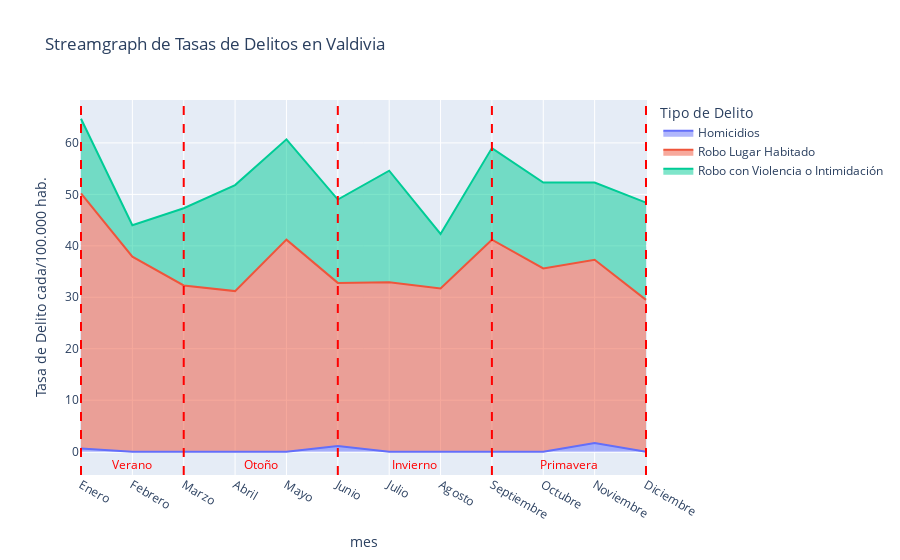
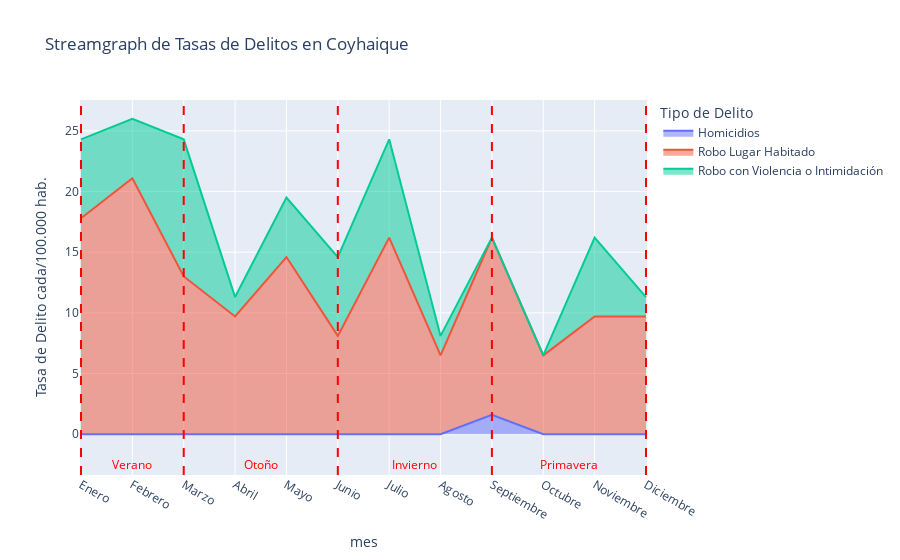
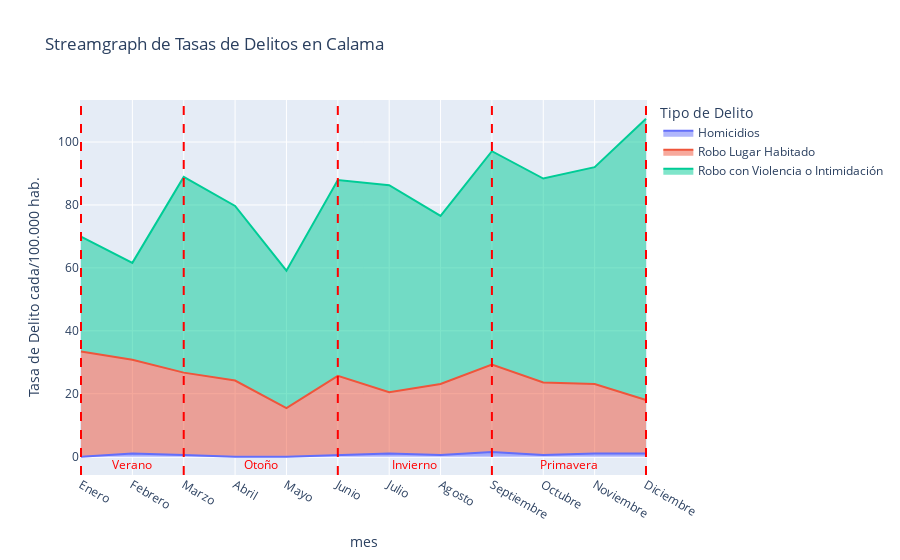

The cell these charts' notebook holds for them, in order:
### Code cell
import pandas as pd
import plotly.express as px
import plotly.graph_objects as go

# Definir el orden de los meses
orden_meses = ["Enero", "Febrero", "Marzo", "Abril", "Mayo", "Junio", "Julio", "Agosto", "Septiembre", "Octubre", "Noviembre", "Diciembre"]

#ciudades actuales
comunas = ["Valdivia", "Coyhaique", "Calama", "Valparaiso"]

for comuna in comunas:
    # Cargar datos desde el archivo Excel
    archivo_excel = f"./{comuna}.xlsx"  # Reemplaza con la ruta correcta de tu archivo Excel
    df = pd.read_excel(archivo_excel)

    df = df.sort_values("mes")

    levantarStream(df, orden_meses, comuna)

### Figure 1 — Plotly figure (JSON) as saved in the notebook; plotly's stock layout.template omitted (floating-point values rounded to 4 significant figures)
{"data": [{"fillpattern": {"shape": ""}, "hovertemplate": "Tipo de Delito=Homicidios<br>mes=%{x}<br>Tasa de Delito cada/100.000 hab.=%{y}<extra></extra>", "legendgroup": "Homicidios", "line": {"color": "#636efa"}, "marker": {"symbol": "circle"}, "mode": "lines", "name": "Homicidios", "orientation": "v", "showlegend": true, "stackgroup": "1", "type": "scatter", "x": ["Abril", "Agosto", "Diciembre", "Enero", "Febrero", "Julio", "Junio", "Marzo", "Mayo", "Noviembre", "Octubre", "Septiembre"], "xaxis": "x", "y": [0, 0, 0, 0.6, 0, 0, 1.1, 0, 0, 1.7, 0, 0], "yaxis": "y"}, {"fillpattern": {"shape": ""}, "hovertemplate": "Tipo de Delito=Robo Lugar Habitado<br>mes=%{x}<br>Tasa de Delito cada/100.000 hab.=%{y}<extra></extra>", "legendgroup": "Robo Lugar Habitado", "line": {"color": "#EF553B"}, "marker": {"symbol": "circle"}, "mode": "lines", "name": "Robo Lugar Habitado", "orientation": "v", "showlegend": true, "stackgroup": "1", "type": "scatter", "x": ["Abril", "Agosto", "Diciembre", "Enero", "Febrero", "Julio", "Junio", "Marzo", "Mayo", "Noviembre", "Octubre", "Septiembre"], "xaxis": "x", "y": [31.2, 31.7, 29.5, 49.6, 37.9, 32.9, 31.7, 32.3, 41.2, 35.6, 35.6, 41.2], "yaxis": "y"}, {"fillpattern": {"shape": ""}, "hovertemplate": "Tipo de Delito=Robo con Violencia o Intimidación<br>mes=%{x}<br>Tasa de Delito cada/100.000 hab.=%{y}<extra></extra>", "legendgroup": "Robo con Violencia o Intimidación", "line": {"color": "#00cc96"}, "marker": {"symbol": "circle"}, "mode": "lines", "name": "Robo con Violencia o Intimidación", "orientation": "v", "showlegend": true, "stackgroup": "1", "type": "scatter", "x": ["Abril", "Agosto", "Diciembre", "Enero", "Febrero", "Julio", "Junio", "Marzo", "Mayo", "Noviembre", "Octubre", "Septiembre"], "xaxis": "x", "y": [20.6, 10.6, 18.9, 14.5, 6.1, 21.7, 16.2, 15, 19.5, 15, 16.7, 17.8], "yaxis": "y"}], "layout": {"annotations": [{"font": {"color": "red"}, "showarrow": false, "text": "Verano", "x": "Febrero", "y": -2.5}, {"font": {"color": "red"}, "showarrow": false, "text": "Otoño", "x": 3.5, "y": -2.5}, {"font": {"color": "red"}, "showarrow": false, "text": "Invierno", "x": 6.5, "y": -2.5}, {"font": {"color": "red"}, "showarrow": false, "text": "Primavera", "x": 9.5, "y": -2.5}], "autosize": true, "legend": {"title": {"text": "Tipo de Delito"}, "tracegroupgap": 0}, "shapes": [{"line": {"color": "red", "dash": "dash", "width": 2}, "type": "line", "x0": "Enero", "x1": "Enero", "xref": "x", "y0": 0, "y1": 1, "yref": "paper"}, {"line": {"color": "red", "dash": "dash", "width": 2}, "type": "line", "x0": "Marzo", "x1": "Marzo", "xref": "x", "y0": 0, "y1": 1, "yref": "paper"}, {"line": {"color": "red", "dash": "dash", "width": 2}, "type": "line", "x0": "Junio", "x1": "Junio", "xref": "x", "y0": 0, "y1": 1, "yref": "paper"}, {"line": {"color": "red", "dash": "dash", "width": 2}, "type": "line", "x0": "Septiembre", "x1": "Septiembre", "xref": "x", "y0": 0, "y1": 1, "yref": "paper"}, {"line": {"color": "red", "dash": "dash", "width": 2}, "type": "line", "x0": "Diciembre", "x1": "Diciembre", "xref": "x", "y0": 0, "y1": 1, "yref": "paper"}], "title": {"text": "Streamgraph de Tasas de Delitos en Valdivia"}, "xaxis": {"anchor": "y", "autorange": true, "categoryarray": ["Enero", "Febrero", "Marzo", "Abril", "Mayo", "Junio", "Julio", "Agosto", "Septiembre", "Octubre", "Noviembre", "Diciembre"], "categoryorder": "array", "domain": [0, 1], "range": [-0.01477, 11.01], "title": {"text": "mes"}, "type": "category"}, "yaxis": {"anchor": "x", "autorange": true, "domain": [0, 1], "range": [-6.453, 68.44], "title": {"text": "Tasa de Delito cada/100.000 hab."}, "type": "linear"}}}

### Figure 2 — Plotly figure (JSON) as saved in the notebook; plotly's stock layout.template omitted (floating-point values rounded to 4 significant figures)
{"data": [{"fillpattern": {"shape": ""}, "hovertemplate": "Tipo de Delito=Homicidios<br>mes=%{x}<br>Tasa de Delito cada/100.000 hab.=%{y}<extra></extra>", "legendgroup": "Homicidios", "line": {"color": "#636efa"}, "marker": {"symbol": "circle"}, "mode": "lines", "name": "Homicidios", "orientation": "v", "showlegend": true, "stackgroup": "1", "type": "scatter", "x": ["Abril", "Agosto", "Diciembre", "Enero", "Febrero", "Julio", "Junio", "Marzo", "Mayo", "Noviembre", "Octubre", "Septiembre"], "xaxis": "x", "y": [0, 0, 0, 0, 0, 0, 0, 0, 0, 0, 0, 1.6], "yaxis": "y"}, {"fillpattern": {"shape": ""}, "hovertemplate": "Tipo de Delito=Robo Lugar Habitado<br>mes=%{x}<br>Tasa de Delito cada/100.000 hab.=%{y}<extra></extra>", "legendgroup": "Robo Lugar Habitado", "line": {"color": "#EF553B"}, "marker": {"symbol": "circle"}, "mode": "lines", "name": "Robo Lugar Habitado", "orientation": "v", "showlegend": true, "stackgroup": "1", "type": "scatter", "x": ["Abril", "Agosto", "Diciembre", "Enero", "Febrero", "Julio", "Junio", "Marzo", "Mayo", "Noviembre", "Octubre", "Septiembre"], "xaxis": "x", "y": [9.7, 6.5, 9.7, 17.8, 21.1, 16.2, 8.1, 13, 14.6, 9.7, 6.5, 14.6], "yaxis": "y"}, {"fillpattern": {"shape": ""}, "hovertemplate": "Tipo de Delito=Robo con Violencia o Intimidación<br>mes=%{x}<br>Tasa de Delito cada/100.000 hab.=%{y}<extra></extra>", "legendgroup": "Robo con Violencia o Intimidación", "line": {"color": "#00cc96"}, "marker": {"symbol": "circle"}, "mode": "lines", "name": "Robo con Violencia o Intimidación", "orientation": "v", "showlegend": true, "stackgroup": "1", "type": "scatter", "x": ["Abril", "Agosto", "Diciembre", "Enero", "Febrero", "Julio", "Junio", "Marzo", "Mayo", "Noviembre", "Octubre", "Septiembre"], "xaxis": "x", "y": [1.6, 1.6, 1.6, 6.5, 4.9, 8.1, 6.5, 11.3, 4.9, 6.5, 0, 0], "yaxis": "y"}], "layout": {"annotations": [{"font": {"color": "red"}, "showarrow": false, "text": "Verano", "x": "Febrero", "y": -2.5}, {"font": {"color": "red"}, "showarrow": false, "text": "Otoño", "x": 3.5, "y": -2.5}, {"font": {"color": "red"}, "showarrow": false, "text": "Invierno", "x": 6.5, "y": -2.5}, {"font": {"color": "red"}, "showarrow": false, "text": "Primavera", "x": 9.5, "y": -2.5}], "autosize": true, "legend": {"title": {"text": "Tipo de Delito"}, "tracegroupgap": 0}, "shapes": [{"line": {"color": "red", "dash": "dash", "width": 2}, "type": "line", "x0": "Enero", "x1": "Enero", "xref": "x", "y0": 0, "y1": 1, "yref": "paper"}, {"line": {"color": "red", "dash": "dash", "width": 2}, "type": "line", "x0": "Marzo", "x1": "Marzo", "xref": "x", "y0": 0, "y1": 1, "yref": "paper"}, {"line": {"color": "red", "dash": "dash", "width": 2}, "type": "line", "x0": "Junio", "x1": "Junio", "xref": "x", "y0": 0, "y1": 1, "yref": "paper"}, {"line": {"color": "red", "dash": "dash", "width": 2}, "type": "line", "x0": "Septiembre", "x1": "Septiembre", "xref": "x", "y0": 0, "y1": 1, "yref": "paper"}, {"line": {"color": "red", "dash": "dash", "width": 2}, "type": "line", "x0": "Diciembre", "x1": "Diciembre", "xref": "x", "y0": 0, "y1": 1, "yref": "paper"}], "title": {"text": "Streamgraph de Tasas de Delitos en Coyhaique"}, "xaxis": {"anchor": "y", "autorange": true, "categoryarray": ["Enero", "Febrero", "Marzo", "Abril", "Mayo", "Junio", "Julio", "Agosto", "Septiembre", "Octubre", "Noviembre", "Diciembre"], "categoryorder": "array", "domain": [0, 1], "range": [-0.01477, 11.01], "title": {"text": "mes"}, "type": "category"}, "yaxis": {"anchor": "x", "autorange": true, "domain": [0, 1], "range": [-4.176, 27.59], "title": {"text": "Tasa de Delito cada/100.000 hab."}, "type": "linear"}}}

### Figure 3 — Plotly figure (JSON) as saved in the notebook; plotly's stock layout.template omitted (floating-point values rounded to 4 significant figures)
{"data": [{"fillpattern": {"shape": ""}, "hovertemplate": "Tipo de Delito=Homicidios<br>mes=%{x}<br>Tasa de Delito cada/100.000 hab.=%{y}<extra></extra>", "legendgroup": "Homicidios", "line": {"color": "#636efa"}, "marker": {"symbol": "circle"}, "mode": "lines", "name": "Homicidios", "orientation": "v", "showlegend": true, "stackgroup": "1", "type": "scatter", "x": ["Abril", "Agosto", "Diciembre", "Enero", "Febrero", "Julio", "Junio", "Marzo", "Mayo", "Noviembre", "Octubre", "Septiembre"], "xaxis": "x", "y": [0, 0.5, 1, 0, 1, 1, 0.5, 0.5, 0, 1, 0.5, 1.5], "yaxis": "y"}, {"fillpattern": {"shape": ""}, "hovertemplate": "Tipo de Delito=Robo Lugar Habitado<br>mes=%{x}<br>Tasa de Delito cada/100.000 hab.=%{y}<extra></extra>", "legendgroup": "Robo Lugar Habitado", "line": {"color": "#EF553B"}, "marker": {"symbol": "circle"}, "mode": "lines", "name": "Robo Lugar Habitado", "orientation": "v", "showlegend": true, "stackgroup": "1", "type": "scatter", "x": ["Abril", "Agosto", "Diciembre", "Enero", "Febrero", "Julio", "Junio", "Marzo", "Mayo", "Noviembre", "Octubre", "Septiembre"], "xaxis": "x", "y": [24.2, 22.6, 17, 33.4, 29.8, 19.5, 25.2, 26.2, 15.4, 22.1, 23.1, 27.8], "yaxis": "y"}, {"fillpattern": {"shape": ""}, "hovertemplate": "Tipo de Delito=Robo con Violencia o Intimidación<br>mes=%{x}<br>Tasa de Delito cada/100.000 hab.=%{y}<extra></extra>", "legendgroup": "Robo con Violencia o Intimidación", "line": {"color": "#00cc96"}, "marker": {"symbol": "circle"}, "mode": "lines", "name": "Robo con Violencia o Intimidación", "orientation": "v", "showlegend": true, "stackgroup": "1", "type": "scatter", "x": ["Abril", "Agosto", "Diciembre", "Enero", "Febrero", "Julio", "Junio", "Marzo", "Mayo", "Noviembre", "Octubre", "Septiembre"], "xaxis": "x", "y": [55.5, 53.4, 89.4, 36.5, 30.8, 65.8, 62.2, 62.2, 43.7, 68.9, 64.8, 67.8], "yaxis": "y"}], "layout": {"annotations": [{"font": {"color": "red"}, "showarrow": false, "text": "Verano", "x": "Febrero", "y": -2.5}, {"font": {"color": "red"}, "showarrow": false, "text": "Otoño", "x": 3.5, "y": -2.5}, {"font": {"color": "red"}, "showarrow": false, "text": "Invierno", "x": 6.5, "y": -2.5}, {"font": {"color": "red"}, "showarrow": false, "text": "Primavera", "x": 9.5, "y": -2.5}], "autosize": true, "legend": {"title": {"text": "Tipo de Delito"}, "tracegroupgap": 0}, "shapes": [{"line": {"color": "red", "dash": "dash", "width": 2}, "type": "line", "x0": "Enero", "x1": "Enero", "xref": "x", "y0": 0, "y1": 1, "yref": "paper"}, {"line": {"color": "red", "dash": "dash", "width": 2}, "type": "line", "x0": "Marzo", "x1": "Marzo", "xref": "x", "y0": 0, "y1": 1, "yref": "paper"}, {"line": {"color": "red", "dash": "dash", "width": 2}, "type": "line", "x0": "Junio", "x1": "Junio", "xref": "x", "y0": 0, "y1": 1, "yref": "paper"}, {"line": {"color": "red", "dash": "dash", "width": 2}, "type": "line", "x0": "Septiembre", "x1": "Septiembre", "xref": "x", "y0": 0, "y1": 1, "yref": "paper"}, {"line": {"color": "red", "dash": "dash", "width": 2}, "type": "line", "x0": "Diciembre", "x1": "Diciembre", "xref": "x", "y0": 0, "y1": 1, "yref": "paper"}], "title": {"text": "Streamgraph de Tasas de Delitos en Calama"}, "xaxis": {"anchor": "y", "autorange": true, "categoryarray": ["Enero", "Febrero", "Marzo", "Abril", "Mayo", "Junio", "Julio", "Agosto", "Septiembre", "Octubre", "Noviembre", "Diciembre"], "categoryorder": "array", "domain": [0, 1], "range": [-0.01477, 11.01], "title": {"text": "mes"}, "type": "category"}, "yaxis": {"anchor": "x", "autorange": true, "domain": [0, 1], "range": [-8.965, 113.5], "title": {"text": "Tasa de Delito cada/100.000 hab."}, "type": "linear"}}}
